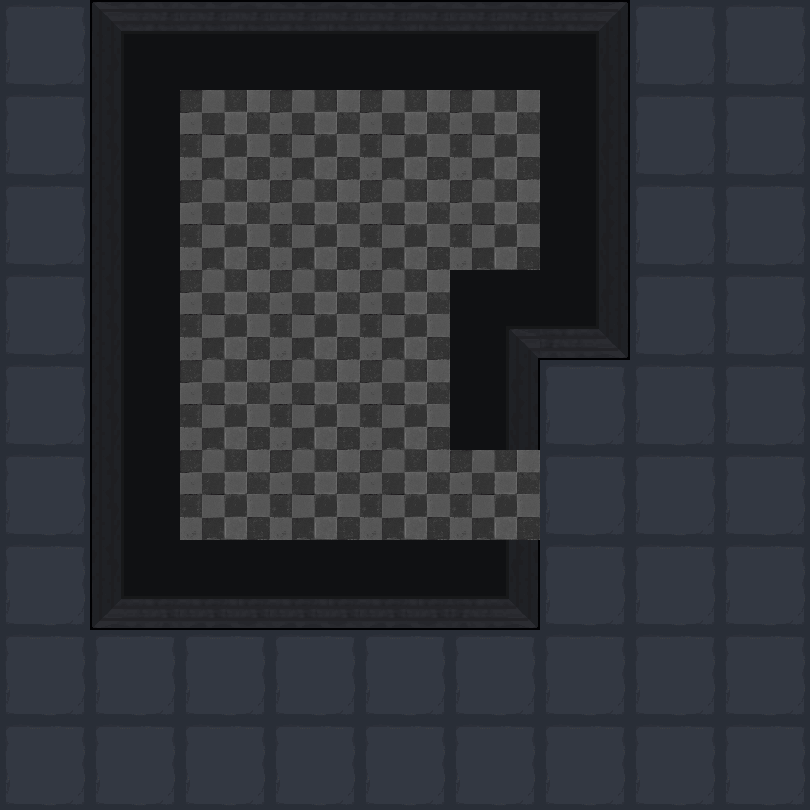

A level layout from a 2D game, rendered from its tile map. Below: a short description, then the map file with tile-grid data replaced by summaries:
An orthogonal 9x9 tile map with 90x90 px tiles, 2 tile layers (地形, 障碍) and 25 objects (15x map, 8x spring, bed, door).

<map version="1.5" tiledversion="1.7.2" orientation="orthogonal" renderorder="right-down" width="9" height="9" tilewidth="90" tileheight="90" infinite="0" nextlayerid="4" nextobjectid="38">
 <tileset firstgid="1" name="7415bc93c47e5d7693a229e68521d07" tilewidth="90" tileheight="90" tilecount="100" columns="10">
  <image source="1.png" trans="ff00ff" width="900" height="900" />
 </tileset>
 <layer id="1" name="地形" width="9" height="9">
  <data>[81 cells, 81 non-empty, 2 distinct tile ids]</data>
 </layer>
 <layer id="2" name="障碍" width="9" height="9">
  <data>[81 cells, 21 non-empty, 10 distinct tile ids]</data>
 </layer>
 <objectgroup id="3" name="对象">
  <object id="2" name="bed" x="180" y="180" width="90" height="90" />
  <object id="4" name="map" x="270" y="180" width="90" height="90" />
  <object id="5" name="map" x="270" y="270" width="90" height="90" />
  <object id="6" name="map" x="270" y="360" width="90" height="90" />
  <object id="7" name="map" x="270" y="450" width="90" height="90" />
  <object id="10" name="map" x="450" y="90" width="90" height="90" />
  <object id="12" name="map" x="360" y="180" width="90" height="90" />
  <object id="13" name="map" x="270" y="90" width="90" height="90" />
  <object id="14" name="map" x="360" y="90" width="90" height="90" />
  <object id="15" name="map" x="180" y="90" width="90" height="90" />
  <object id="17" name="map" x="180" y="450" width="90" height="90" />
  <object id="18" name="map" x="180" y="360" width="90" height="90" />
  <object id="19" name="spring" x="360" y="630" width="90" height="90">
   <properties>
    <property name="direction" value="1" />
   </properties>
  </object>
  <object id="25" name="map" x="360" y="450" width="90" height="90">
   <properties>
    <property name="weapon" type="int" value="1" />
   </properties>
  </object>
  <object id="26" name="map" x="360" y="360" width="90" height="90">
   <properties>
    <property name="weapon" type="int" value="2" />
   </properties>
  </object>
  <object id="27" name="map" x="360" y="270" width="90" height="90">
   <properties>
    <property name="weapon" type="int" value="3" />
   </properties>
  </object>
  <object id="28" name="map" x="450" y="180" width="90" height="90">
   <properties>
    <property name="weapon" type="int" value="4" />
   </properties>
  </object>
  <object id="30" name="spring" x="180" y="270" width="90" height="90">
   <properties>
    <property name="direction" value="4" />
   </properties>
  </object>
  <object id="31" name="door" x="450" y="450" width="90" height="90">
   <properties>
    <property name="LorR" type="int" value="1" />
    <property name="motion" type="int" value="1" />
    <property name="rotate" type="int" value="90" />
   </properties>
  </object>
  <object id="32" name="spring" x="540" y="360" width="90" height="90">
   <properties>
    <property name="direction" value="3" />
   </properties>
  </object>
  <object id="33" name="spring" x="720" y="360" width="90" height="90">
   <properties>
    <property name="direction" value="4" />
   </properties>
  </object>
  <object id="34" name="spring" x="720" y="180" width="90" height="90">
   <properties>
    <property name="direction" value="3" />
   </properties>
  </object>
  <object id="35" name="spring" x="720" y="0" width="90" height="90">
   <properties>
    <property name="direction" value="3" />
   </properties>
  </object>
  <object id="36" name="spring" x="540" y="540" width="90" height="90">
   <properties>
    <property name="direction" value="3" />
   </properties>
  </object>
  <object id="37" name="spring" x="540" y="720" width="90" height="90">
   <properties>
    <property name="direction" value="4" />
   </properties>
  </object>
 </objectgroup>
</map>
